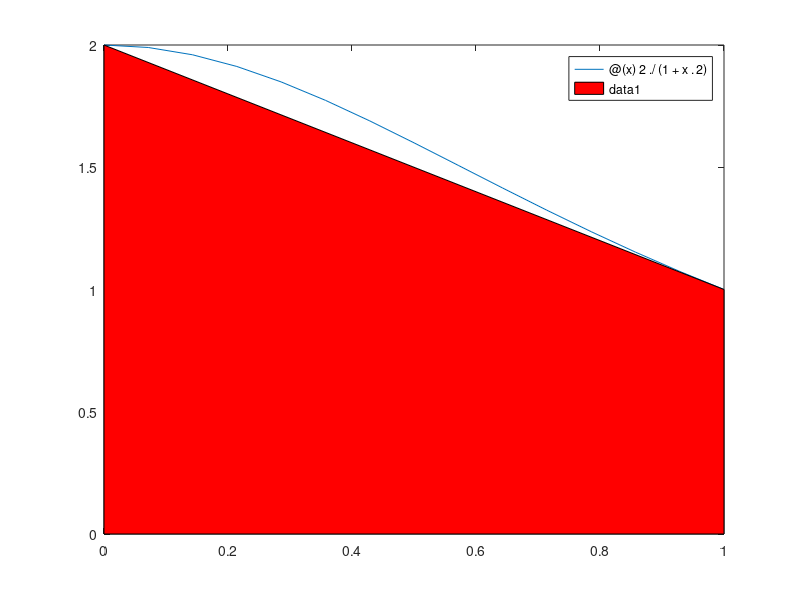

Reproduce this figure in MATLAB.
a=0;
b=1;
f=@(x) 2./(1+x.^2);
myIntegral = integral(f, a, b)

%a
integralTrapeziumApprox = (b-a)/2*(f(a)+f(b))

%b
fplot(f,[a,b]);
hold on;
fill([0,0,1,1],[0,f(0),f(1),0],'r')

%c
integralSimpsonsApprox = (b-a)/6*(f(a)+4*f((a+b)/2)+f(b)) 